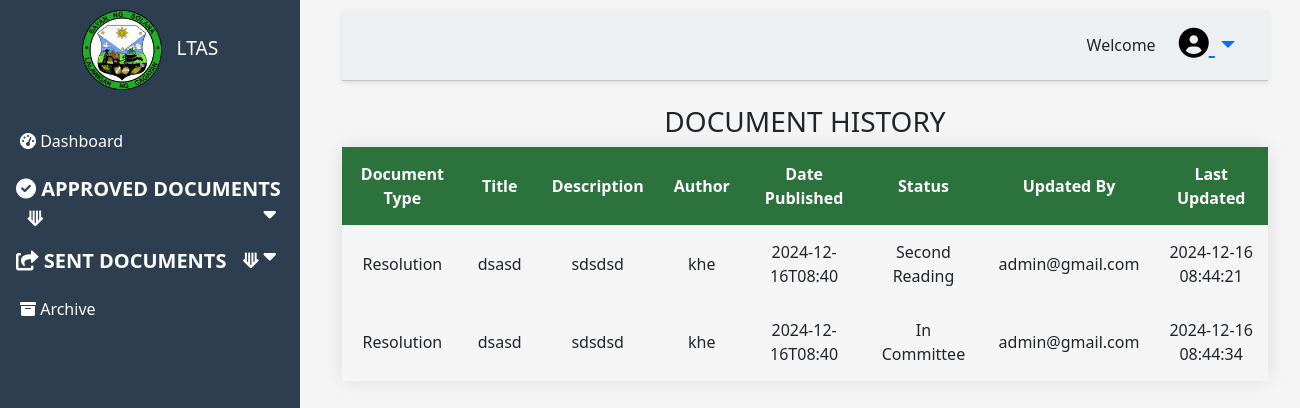
Screenshot of /document_history.php?id=92 with the database file from the repository.
### tables this page shows
CREATE TABLE `documents_history` (
  `id` int(11) NOT NULL,
  `doc_no` varchar(255) DEFAULT NULL,
  `Title` varchar(20) NOT NULL,
  `Description` varchar(50) NOT NULL,
  `Author` varchar(20) NOT NULL,
  `Date Published` varchar(20) NOT NULL,
  `Category` varchar(20) NOT NULL,
  `file_path` varchar(255) DEFAULT NULL,
  `user_id` int(11) DEFAULT NULL,
  `d_status` varchar(50) DEFAULT 'Pending',
  `date_updated` datetime DEFAULT current_timestamp(),
  `doc_id` int(11) DEFAULT NULL
);

### document_history.php (the view, shortened to what this page needs)
<?php
include('config.php');
?>
<!DOCTYPE html>
<html lang="en">
<head>
    <link rel="stylesheet" href="style.css">
    <link rel="stylesheet" href="assets/dataTables.dataTables.css">
      <link href="https://cdn.jsdelivr.net/npm/bootstrap@5.3.2/dist/css/bootstrap.min.css" rel="stylesheet">
<link href="https://cdnjs.cloudflare.com/ajax/libs/font-awesome/6.5.0/css/all.min.css" rel="stylesheet">
</head>
<body>
    <div class="container" style="margin-left: 150px;">
        <aside class="sidebar">
            <?php include('sidebar.php');?>
            <nav>
            <nav>
                <?php include('user_menu.php');?>
            </nav>
        </aside>
        <main style="margin-left: 170px; margin-right: 50; padding: 10px 10px; display: inline-block;">
        <header>
    <div class="user-name d-flex align-items-center">
        <span>Welcome <?php echo $_SESSION['username']; ?></span>
        <div class="dropdown">
            <button
                class="btn btn-link profile-icon dropdown-toggle"
                id="profile-icon-btn"
                data-bs-toggle="dropdown"
                aria-expanded="false">
                <i class="fa fa-user-circle profile-icon-color"></i>
            </button>
        </div>
    </div>
</header>
            <section class="documents-management">
                <br>
                <div class="document-list">
                    <center><h3>DOCUMENT HISTORY </h3></center>
                    <table id="doc-table">
                    <thead>
                <tr>
                    <th>Document Type</th>
                    <th>Title</th>
                    <th>Description</th>
                    <th>Author</th>
                    <th>Date Published</th>
                    <th>Status</th>
                    <th>Updated By</th>
                    <th>Last Updated</th>
                </tr>
            </thead>
            <tbody>
                <?php
                $dic = $_GET['id'];
                $sql = "SELECT * FROM documents_history WHERE doc_id = $dic";
                $result = $conn->query($sql);
                if ($result->num_rows > 0) {
                    while($row2 = $result->fetch_assoc()) {
                        echo "<tr>";
                        echo "<td>" . htmlspecialchars($row2["Category"]) . "</td>";
                        echo "<td>" . htmlspecialchars($row2["Title"]) . "</td>";
                        echo "<td>" . htmlspecialchars($row2["Description"]) . "</td>";
                        echo "<td>" . htmlspecialchars($row2["Author"]) . "</td>";
                        echo "<td>" . htmlspecialchars($row2["Date Published"]) . "</td>";
                        echo "<td>" . htmlspecialchars($row2["d_status"]) . "</td>";
                        $usql = "SELECT * FROM admin WHERE ID = " . $row2["user_id"];
                        $uresult = $conn->query($usql);
                        if ($uresult->num_rows > 0) {
                            $urow = $uresult->fetch_assoc();
                            $user = $urow['username'];
                            echo "<td>" . htmlspecialchars($user) . "</td>";
                        } else {
                            echo "<td>Unknown</td>";
                        }
                        echo "<td>" . htmlspecialchars($row2["date_updated"]) . "</td>";
                        echo "</tr>";
                    }
                } else {
                    echo "<tr><td colspan='9'>No records found</td></tr>";
                }
                ?>
            </tbody>
        </table>
    </div>
</section>
        </main>
        </div>
</body>
</html>

### sidebar.php
<center>
                <div class="sidebar-header">
                    <img src='image/LOGO1.png' align="center" style="width:80px"> &nbsp;
                    LTAS
                    </div>
            </center>

### user_menu.php (shortened to what this page needs)
<link rel="stylesheet" href="https://cdnjs.cloudflare.com/ajax/libs/font-awesome/6.0.0-beta3/css/all.min.css">
<ul>
    <li><a href="user_dashboard.php"><i class="fas fa-tachometer-alt"></i> Dashboard</a></li>
    <li class="1header">
        <button class="dropdown-btn"><i class="fas fa-check-circle"></i> APPROVED DOCUMENTS &nbsp;&nbsp;&#10225;<i class="fa fa-caret-down"></i>
        </button>
    </li>
    <li class="1header">
        <button class="dropdown-btn"><i class="fas fa-share-square"></i> SENT DOCUMENTS &nbsp;&nbsp;&#10225;<i class="fa fa-caret-down"></i>
        </button>
    </li>
<li><a href="Userarchive_document.php"><i class="fas fa-archive"></i> Archive</a></li>

### style.css (style rules this page uses)
*, *:before, *:after { box-sizing: border-box; }
body { padding: 30px; }
.sidenav a, .dropdown-btn { text-decoration: none; font-size: 20px; color: #FFFFFF; display: block; border: none; background: none; width:100%; text-align: left; cursor: pointer; outline: none; font-weight: bold; }
.fa-caret-down { float: right; padding-right: 8px; }
body { font-family: Arial, sans-serif; margin: 0; padding: 0; display: flex; }
.container { display: flex; width: 100%; }
.sidebar { width: 200px; background-color: #2C3E50; color: white; padding: 20px; display: flex; flex-direction: column; height: 100vh; }
.sidebar-header { font-size: 1.2em; margin-bottom: 1em; }
.sidebar nav ul { list-style-type: none; padding: 0; margin: 0; }
.sidebar nav ul li { margin: 10px 0; }
.sidebar nav ul li a { color: white; text-decoration: none; display: block; padding: 10px; border-radius: 4px; transition: background-color 0.3s ease; }
main { flex: 1; padding: 20px; }
header { display: flex; justify-content: flex-end; padding: 10px 20px; background-color: #ECF0F1; border-bottom: 1px solid #BDC3C7; }
.user-name { font-size: 1em; }
.document-list { flex: 2; }
table { width: 100%; border-collapse: collapse; border-radius: 8px; box-shadow: 0 0 20px rgba(0, 0, 0, 0.1); }
thead { background-color: #2c723d; color: #fff; }
thead th { padding: 15px; text-align: center; }
tbody tr:nth-child(even) { background-color: #f5f5f5; }
tbody td { padding: 15px; text-align: center; }
th, td { border-bottom: 1px solid #ddd; }
th:first-child, td:first-child { border-left: none; }
th:last-child, td:last-child { border-right: none; }
.dropdown { position: relative; display: inline-block; }

### assets/dataTables.dataTables.css (style rules this page uses)
:root { --dt-row-selected: 13, 110, 253; --dt-row-selected-text: 255, 255, 255; --dt-row-selected-link: 9, 10, 11; --dt-row-stripe: 0, 0, 0; --dt-row-hover: 0, 0, 0; --dt-column-ordering: 0, 0, 0; --dt-html-background: white; }

### document_history.php (style rules this page uses)
body { margin: 0; padding: 0; height: 100%; width: 100%; display: flex; flex-direction: column; background-color: #f5f5f5; }
.sidebar { height: 100vh; width: 300px; background-color: #2c3e50; color: #ffffff; position: fixed; top: 0; left: 0; overflow-y: auto; padding: 10px; }
.profile-icon-color { color: black; font-size: 30px; }
header { display: flex; justify-content: flex-end; align-items: center; padding: 10px 20px; background-color: #ECF0F1; box-shadow: 0 2px 5px rgba(0, 0, 0, 0.1); }
.user-name { display: flex; align-items: center; gap: 10px; }
.profile-icon { cursor: pointer; font-size: 1.5rem; }
.profile-icon-color { color: black; }

### rows the page displays
documents_history: Category "Resolution", Title "dsasd", Description "sdsdsd", Author "khe", Date Published "2024-12-16T08:40", d_status "Second Reading", admin.username "admin@gmail.com", date_updated "2024-12-16 08:44:21"
documents_history: Category "Resolution", Title "dsasd", Description "sdsdsd", Author "khe", Date Published "2024-12-16T08:40", d_status "In Committee", admin.username "admin@gmail.com", date_updated "2024-12-16 08:44:34"
